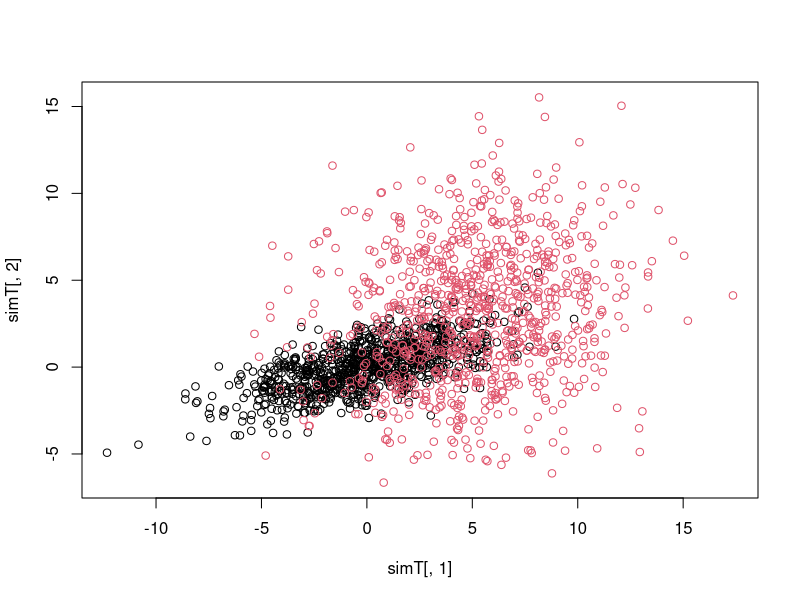
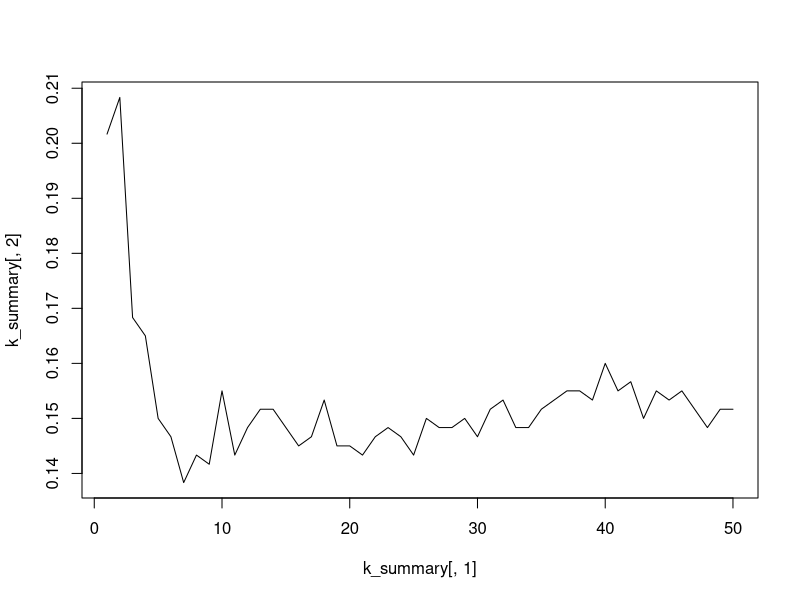
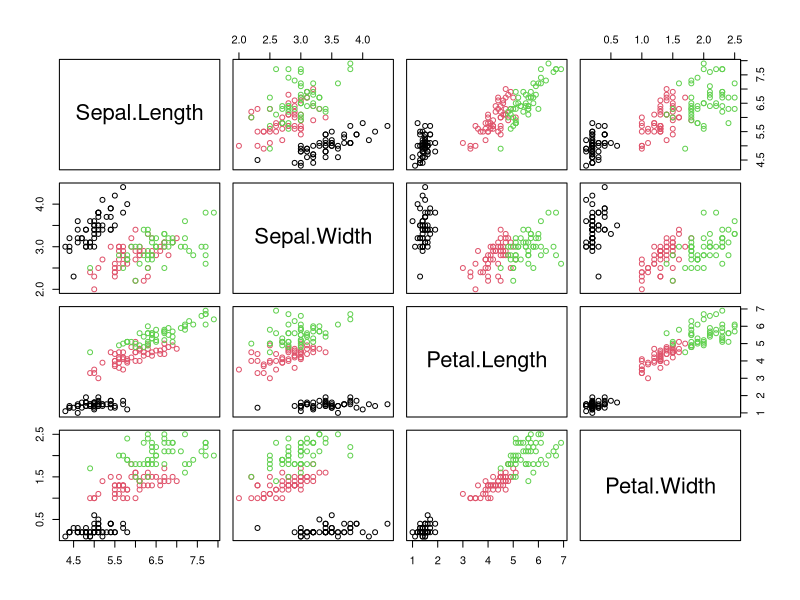

These figures' R source, in order: (Note: this script raises an error after producing the figures.)
# Title     : Lab 6
# Objective : K-Nearest Neighnours in R
# Created by: ThomasGrant
# Created on: 02/12/2020
# Exercise 1:
# Generate multivariatenormal distribution with 900 observations and mean (0,0)
# and sig (10,3,3,2)
require("MASS")
library("MASS")
ex1_mean <- c(0,0)
ex1_sig <- matrix(c(10,3,3,2), nrow = 2, ncol = 2, byrow = TRUE)
simA <- mvrnorm(n=900, ex1_mean, ex1_sig)
# Generate multivariatenormal distribution with 900 observations and mean (5,3)
# and sig (12,2,2,15)
ex2_mean <- c(5,3)
ex2_sig <- matrix(c(12,2,2,15), nrow = 2, ncol = 2, byrow = TRUE)
simB <- mvrnorm(n=900, ex2_mean, ex2_sig)
# Bind the two datasets together
simT <- rbind(simA,simB) # Stacks the two sims on top of each other
class_ind <- rep(c(1, 2), each = 900) # categorises the observations based on which sim they belonged to
simT <- cbind(simT, class_ind)# categorises the observations based on which sim they belonged to
plot(simT[,1], simT[,2], col = as.factor(simT[, 3]))
# Train and test the data
index_train <- c(1:300, 1:300 + 900)
index_test <- c(1:300 + 300, 1:300 + 900 + 300)
index_valid <- c(1:300 + 600, 1:300 + 900 + 600)
train <- simT[index_train, 1:2]
test <- simT[index_test, 1:2]
valid <- simT[index_valid, 1:2]
install.packages("class")
library(class)
result <- knn(train = train, test = test, cl= simT[index_train, 3], k=3) #cl = the classification parameters
result
class_agree <- table(result, simT[index_test,3])
class_agree
sum_agree <- sum(diag(class_agree))
sum_agree
adj_agree <- (nrow(test) - sum_agree) / nrow(test)
adj_agree
kmax <- 50 # Max number of nearest neighbours
k <- 1:kmax # setting k as a vector of length=kmax
p <- rep(0, kmax)
ntest <- nrow(test) # number of rows in test
k_summary <- cbind(k, p)
colnames(k_summary) <- c("k","% misclassified")
for(i in 1:kmax){
result <- knn(train, test, cl = simT[index_test, 3], k = i)
class_agree <- table(result, simT[index_test,3])
sum_agree <- sum(diag(class_agree))
k_summary[i, 2] <- (ntest - sum_agree) / ntest
}
k_summary[1:10, ]
?plot
plot(k_summary[,1], k_summary[,2], type = 'l')
k_summary[10:20,]
which.min(k_summary[,2])
# Confirm the best k using
k_validate <- cbind(k, p)
colnames(k_validate) <- c("k","% misclassified")
for(i in 1:kmax){
  result <- knn(train, test, cl = simT[index_valid, 3], k = i)
  class_agree <- table(result, simT[index_test,3])
  sum_agree <- sum(diag(class_agree))
  k_validate[i, 2] <- (ntest - sum_agree) / ntest
}
which.min(k_validate[,2])
# Perform a knearest neighbour analysis on the iris data set
plot(iris[,1:4], col = as.factor(iris[,5]))
iris_index_train <-c(1:25,1:25+50,1:25+100)
iris_index_test <- c(1:12+25,1:12+75,1:12+125)
iris_index_validate <- c(1:13+37,1:13+87,1:13+137)
iris_train <- iris[iris_index_train,1:4]
iris_test <- iris[iris_index_test,1:4]
iris_validate <- iris[iris_index_validate,1:4]
iris_k_max = 25
k <- 1:iris_k_max
p <- rep(0, iris_k_max)
ntest <- nrow(iris_test) # number of rows in test
iris_k_test_summary <- cbind(k, p)
colnames(iris_k_test_summary) <- c("k","% misclassified")
for(i in 1:kmax){
  result <- knn(iris_train, iris_test, cl = iris_mat[iris_index_train, 5], k = i)
  class_agree <- table(result, iris[iris_test,5])
  sum_agree <- sum(diag(class_agree))
  iris_k_test_summary[i, 2] <- (ntest - sum_agree) / ntest
}
which.min(iris_k_test_summary[,2])






